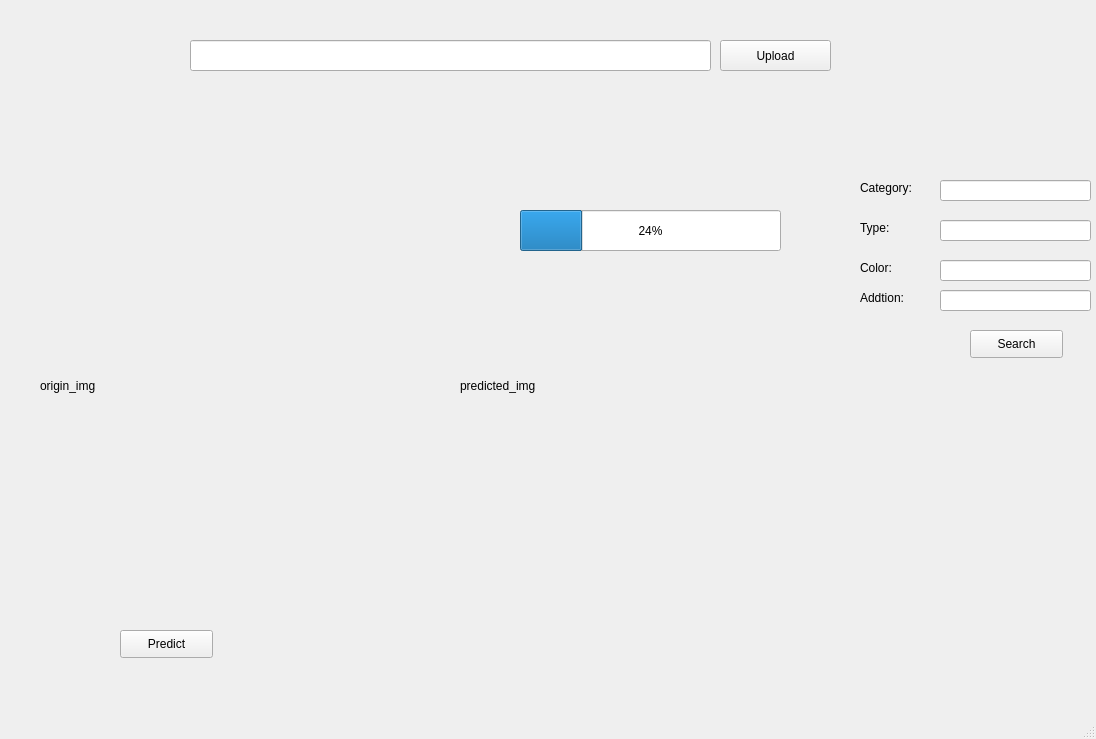
<?xml version="1.0" encoding="UTF-8"?>
<ui version="4.0">
 <class>MainWindow</class>
 <widget class="QMainWindow" name="MainWindow">
  <property name="geometry">
   <rect>
    <x>0</x>
    <y>0</y>
    <width>1096</width>
    <height>739</height>
   </rect>
  </property>
  <property name="windowTitle">
   <string>Clothes</string>
  </property>
  <widget class="QWidget" name="centralwidget">
   <widget class="QLineEdit" name="lineEdit">
    <property name="geometry">
     <rect>
      <x>190</x>
      <y>40</y>
      <width>521</width>
      <height>31</height>
     </rect>
    </property>
   </widget>
   <widget class="QPushButton" name="pushButton">
    <property name="geometry">
     <rect>
      <x>720</x>
      <y>40</y>
      <width>111</width>
      <height>31</height>
     </rect>
    </property>
    <property name="text">
     <string>Upload</string>
    </property>
   </widget>
   <widget class="QLabel" name="label">
    <property name="geometry">
     <rect>
      <x>40</x>
      <y>130</y>
      <width>381</width>
      <height>511</height>
     </rect>
    </property>
    <property name="text">
     <string>origin_img</string>
    </property>
   </widget>
   <widget class="QLabel" name="label_2">
    <property name="geometry">
     <rect>
      <x>460</x>
      <y>130</y>
      <width>351</width>
      <height>511</height>
     </rect>
    </property>
    <property name="text">
     <string>predicted_img</string>
    </property>
   </widget>
   <widget class="QPushButton" name="pushButton_2">
    <property name="geometry">
     <rect>
      <x>120</x>
      <y>630</y>
      <width>93</width>
      <height>28</height>
     </rect>
    </property>
    <property name="text">
     <string>Predict</string>
    </property>
   </widget>
   <widget class="QProgressBar" name="progressBar">
    <property name="geometry">
     <rect>
      <x>520</x>
      <y>210</y>
      <width>261</width>
      <height>41</height>
     </rect>
    </property>
    <property name="value">
     <number>24</number>
    </property>
   </widget>
   <widget class="QPushButton" name="pushButton_3">
    <property name="geometry">
     <rect>
      <x>970</x>
      <y>330</y>
      <width>93</width>
      <height>28</height>
     </rect>
    </property>
    <property name="text">
     <string>Search</string>
    </property>
   </widget>
   <widget class="QLineEdit" name="lineEdit_2">
    <property name="geometry">
     <rect>
      <x>940</x>
      <y>180</y>
      <width>151</width>
      <height>21</height>
     </rect>
    </property>
    <property name="text">
     <string/>
    </property>
   </widget>
   <widget class="QLineEdit" name="lineEdit_3">
    <property name="geometry">
     <rect>
      <x>940</x>
      <y>220</y>
      <width>151</width>
      <height>21</height>
     </rect>
    </property>
    <property name="text">
     <string/>
    </property>
   </widget>
   <widget class="QLineEdit" name="lineEdit_4">
    <property name="geometry">
     <rect>
      <x>940</x>
      <y>260</y>
      <width>151</width>
      <height>21</height>
     </rect>
    </property>
    <property name="text">
     <string/>
    </property>
   </widget>
   <widget class="QLabel" name="label_3">
    <property name="geometry">
     <rect>
      <x>860</x>
      <y>180</y>
      <width>72</width>
      <height>15</height>
     </rect>
    </property>
    <property name="text">
     <string>Category:</string>
    </property>
   </widget>
   <widget class="QLabel" name="label_4">
    <property name="geometry">
     <rect>
      <x>860</x>
      <y>220</y>
      <width>72</width>
      <height>15</height>
     </rect>
    </property>
    <property name="text">
     <string>Type:</string>
    </property>
   </widget>
   <widget class="QLabel" name="label_5">
    <property name="geometry">
     <rect>
      <x>860</x>
      <y>260</y>
      <width>72</width>
      <height>15</height>
     </rect>
    </property>
    <property name="text">
     <string>Color:</string>
    </property>
   </widget>
   <widget class="QLabel" name="label_6">
    <property name="geometry">
     <rect>
      <x>860</x>
      <y>290</y>
      <width>72</width>
      <height>15</height>
     </rect>
    </property>
    <property name="text">
     <string>Addtion:</string>
    </property>
   </widget>
   <widget class="QLineEdit" name="lineEdit_5">
    <property name="geometry">
     <rect>
      <x>940</x>
      <y>290</y>
      <width>151</width>
      <height>21</height>
     </rect>
    </property>
    <property name="text">
     <string/>
    </property>
   </widget>
  </widget>
  <widget class="QStatusBar" name="statusbar"/>
 </widget>
 <resources/>
 <connections/>
</ui>
